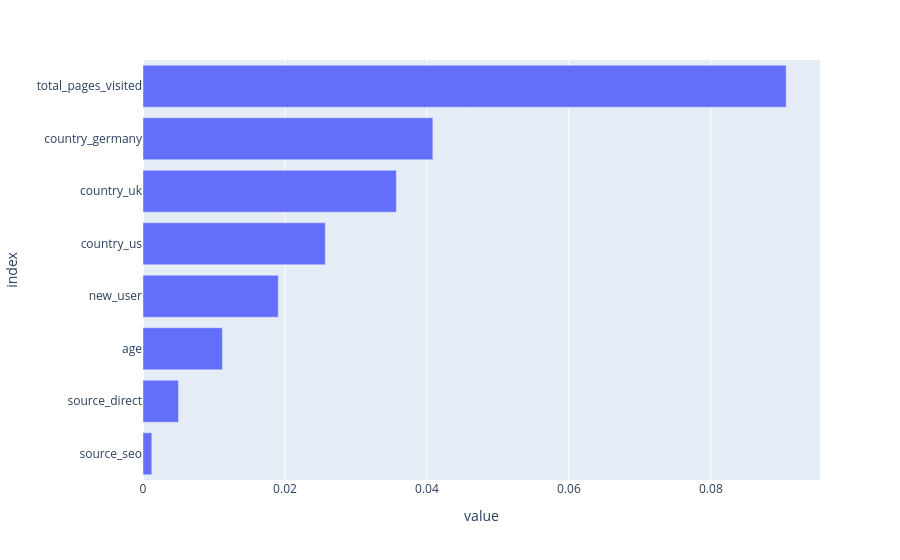

The code cell stored with this chart in its notebook:
### Code cell
# Plot coefficients
fig = px.bar(feature_importance, orientation = 'h')
fig.update_layout(showlegend = False,
                  margin = {'l': 120} # to avoid cropping of column names
                 )
fig.show()

### Figure 1 — Plotly figure (JSON) as saved in the notebook; plotly's stock layout.template omitted (floating-point values rounded to 4 significant figures)
{"data": [{"hovertemplate": "variable=coefficients<br>value=%{x}<br>index=%{y}<extra></extra>", "legendgroup": "coefficients", "marker": {"color": "#636efa", "pattern": {"shape": ""}}, "name": "coefficients", "orientation": "h", "showlegend": true, "textposition": "auto", "type": "bar", "x": [0.001239, 0.004997, 0.01118, 0.01906, 0.02569, 0.03569, 0.04083, 0.0906], "xaxis": "x", "y": ["source_seo", "source_direct", "age", "new_user", "country_us", "country_uk", "country_germany", "total_pages_visited"], "yaxis": "y"}], "layout": {"barmode": "relative", "legend": {"title": {"text": "variable"}, "tracegroupgap": 0}, "margin": {"l": 120, "t": 60}, "showlegend": false, "xaxis": {"anchor": "y", "domain": [0, 1], "title": {"text": "value"}}, "yaxis": {"anchor": "x", "domain": [0, 1], "title": {"text": "index"}}}}
